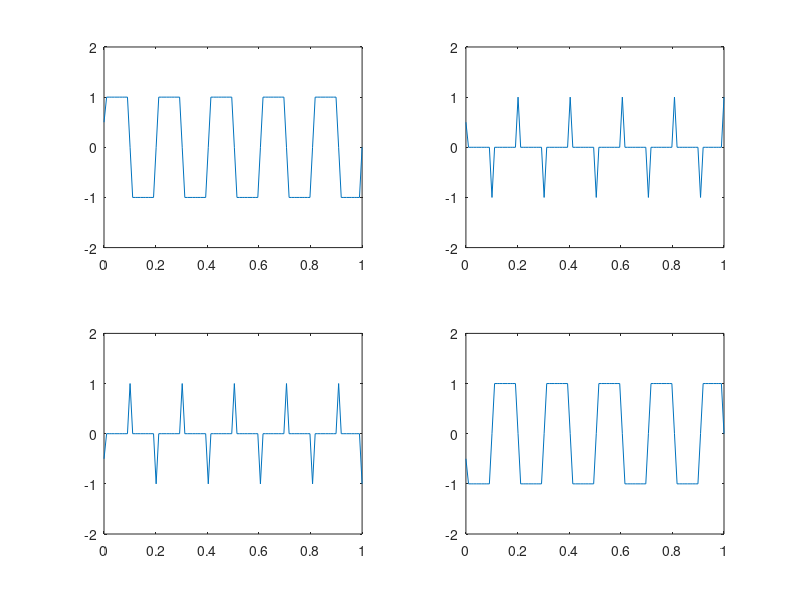

This figure's MATLAB source:
%Passing square wave to 4 filters
clc
clear all
close all
%Step1: Generation of square wave
t=linspace(0,1,100);
f=5;
x=square(2*pi*5*t);
%Step 2: Define the four filters
h1=[0.5,0.5];
h2=[0.5,-0.5];
h3=[-0.5,0.5];
h4=[-0.5,-0.5];
%Step 3 Pass the signal to these 4 filters
y1=conv(x,h1);
y2=conv(x,h2);
y3=conv(x,h3);
y4=conv(x,h4);
%Plotting the four output signals
subplot(2,2,1),plot(t,y1(1:length(t))),
axis([0 1 -2 2])
subplot(2,2,2),plot(t,y2(1:length(t))),axis([0 1 -2 2])
subplot(2,2,3),plot(t,y3(1:length(t))),axis([0 1 -2 2])
subplot(2,2,4),plot(t,y4(1:length(t))),axis([0 1 -2 2])
